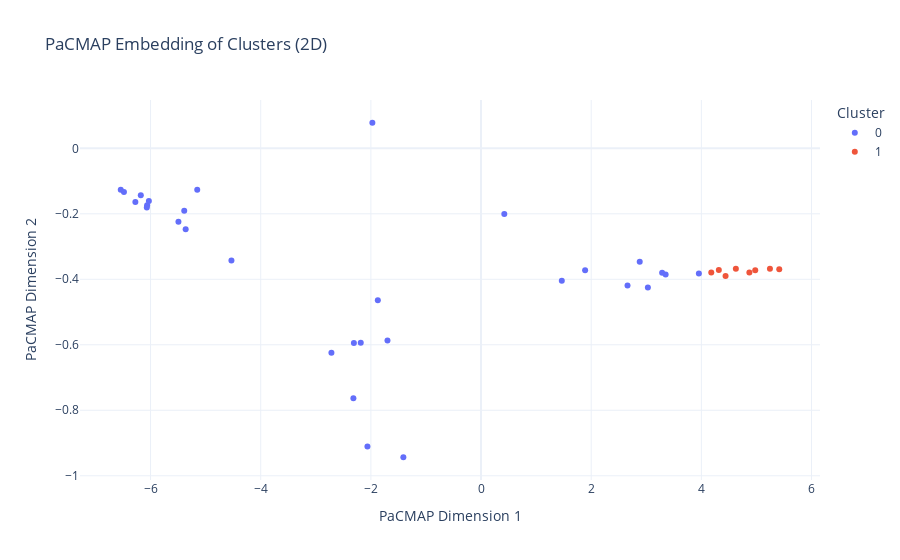

Notebook code for this chart:
### Code cell
import numpy as np
import pandas as pd
import geopandas as gpd
import matplotlib.pyplot as plt
from sklearn.cluster import KMeans
from sklearn.preprocessing import StandardScaler
from scipy.spatial.distance import cdist
import pacmap
from sklearn.decomposition import PCA
import plotly.express as px

normalized_data['Cluster'] = best_kmeans.labels_

# Apply PaCMAP for dimensionality reduction
pacmap_reducer = pacmap.PaCMAP(n_components=2, random_state=42)
embedding_2d = pacmap_reducer.fit_transform(normalized_values)

# Plot 2D embeddings
plt.figure(figsize=(12, 8))
for cluster_label in np.unique(best_kmeans.labels_):
    cluster_points = embedding_2d[best_kmeans.labels_ == cluster_label]
    plt.scatter(cluster_points[:, 0], cluster_points[:, 1], label=f"Cluster {cluster_label}")

for i, county_name in enumerate(county_names):
    plt.text(embedding_2d[i, 0], embedding_2d[i, 1], county_name, fontsize=8, alpha=0.7)

plt.title("PaCMAP Embedding of Clusters (2D)", fontsize=15)
plt.xlabel("PaCMAP Dimension 1")
plt.ylabel("PaCMAP Dimension 2")
plt.legend()
plt.grid(True)
plt.show()

interactive_df = pd.DataFrame({
    'PaCMAP Dimension 1': embedding_2d[:, 0],
    'PaCMAP Dimension 2': embedding_2d[:, 1],
    'Cluster': best_kmeans.labels_,
    'County Name': county_names
})

interactive_df['Cluster'] = interactive_df['Cluster'].astype(str)

# Create an interactive scatter plot using Plotly
fig = px.scatter(
    interactive_df,
    x='PaCMAP Dimension 1',
    y='PaCMAP Dimension 2',
    color='Cluster',  # Clusters as discrete categories
    hover_data=['County Name'],
    title='PaCMAP Embedding of Clusters (2D)'
)

# Update layout to make the plot cleaner and remove colorbar gradient
fig.update_layout(
    xaxis_title="PaCMAP Dimension 1",
    yaxis_title="PaCMAP Dimension 2",
    legend_title="Cluster",
    template="plotly_white",
    coloraxis_showscale=False  # Disable the color scale
)

# Show the interactive plot
fig.show()

### Figure 1 — Plotly figure (JSON) as saved in the notebook; plotly's stock layout.template omitted (floating-point values rounded to 4 significant figures)
{"data": [{"customdata": [[" Alexander"], ["Alleghany"], ["Ashe"], ["Burke"], ["Cabarrus"], ["Caldwell"], ["Catawba"], ["Cherokee"], ["Clay"], ["Cleveland"], ["Forsyth"], ["Gaston"], ["Graham"], ["Iredell"], ["Jackson"], ["Lee"], ["Lincoln"], ["Madison"], ["McDowell"], ["Mitchell"], ["Nash"], ["Polk"], ["Rowan"], ["Rutherford"], ["Stanly"], ["Surry"], ["Union"], ["Wilkes"], ["Yadkin"], ["Yancey"]], "hovertemplate": "Cluster=0<br>PaCMAP Dimension 1=%{x}<br>PaCMAP Dimension 2=%{y}<br>County Name=%{customdata[0]}<extra></extra>", "legendgroup": "0", "marker": {"color": "#636efa", "symbol": "circle"}, "mode": "markers", "name": "0", "orientation": "v", "showlegend": true, "type": "scatter", "x": [-6.063, -5.388, -5.152, 3.288, -2.716, -6.031, -1.411, -2.308, -5.363, 3.351, 2.659, -2.317, -2.184, -1.699, 3.954, -6.067, -6.276, 1.466, 1.889, -6.177, -6.541, -1.973, -5.494, 0.422, -2.062, 3.028, -4.532, -1.874, -6.483, 2.881], "xaxis": "x", "y": [-0.1736, -0.1909, -0.1269, -0.3803, -0.624, -0.1606, -0.9435, -0.5943, -0.247, -0.3851, -0.4191, -0.7631, -0.5935, -0.5871, -0.3823, -0.1811, -0.1642, -0.4045, -0.3721, -0.1435, -0.1266, 0.07806, -0.2243, -0.2002, -0.9108, -0.4247, -0.3429, -0.4639, -0.1331, -0.3466], "yaxis": "y"}, {"customdata": [["Avery"], ["Buncombe"], ["Haywood"], ["Henderson"], ["Macon"], ["Swain"], ["Transylvania"], ["Watauga"]], "hovertemplate": "Cluster=1<br>PaCMAP Dimension 1=%{x}<br>PaCMAP Dimension 2=%{y}<br>County Name=%{customdata[0]}<extra></extra>", "legendgroup": "1", "marker": {"color": "#EF553B", "symbol": "circle"}, "mode": "markers", "name": "1", "orientation": "v", "showlegend": true, "type": "scatter", "x": [4.317, 5.414, 4.626, 4.978, 4.439, 4.871, 5.245, 4.18], "xaxis": "x", "y": [-0.3716, -0.3693, -0.3676, -0.372, -0.3901, -0.3794, -0.3676, -0.3796], "yaxis": "y"}], "layout": {"coloraxis": {"showscale": false}, "legend": {"title": {"text": "Cluster"}, "tracegroupgap": 0}, "title": {"text": "PaCMAP Embedding of Clusters (2D)"}, "xaxis": {"anchor": "y", "domain": [0, 1], "title": {"text": "PaCMAP Dimension 1"}}, "yaxis": {"anchor": "x", "domain": [0, 1], "title": {"text": "PaCMAP Dimension 2"}}}}
